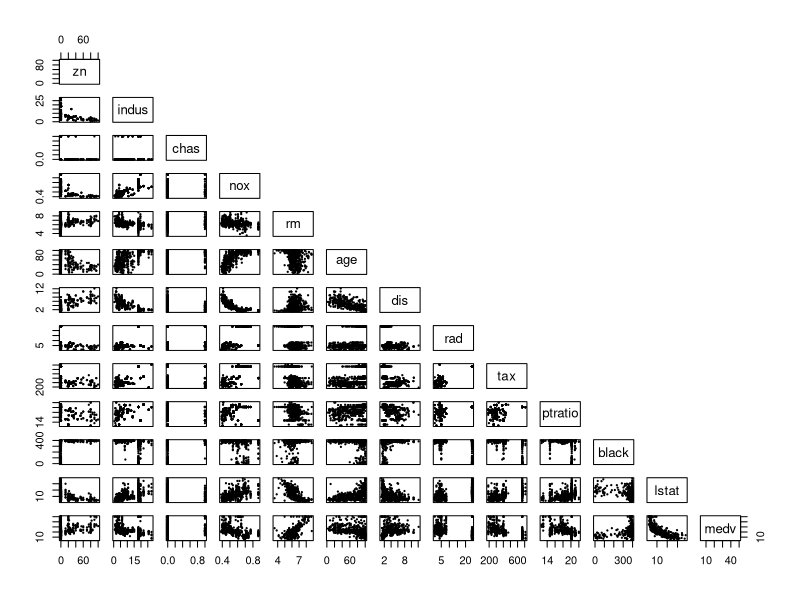
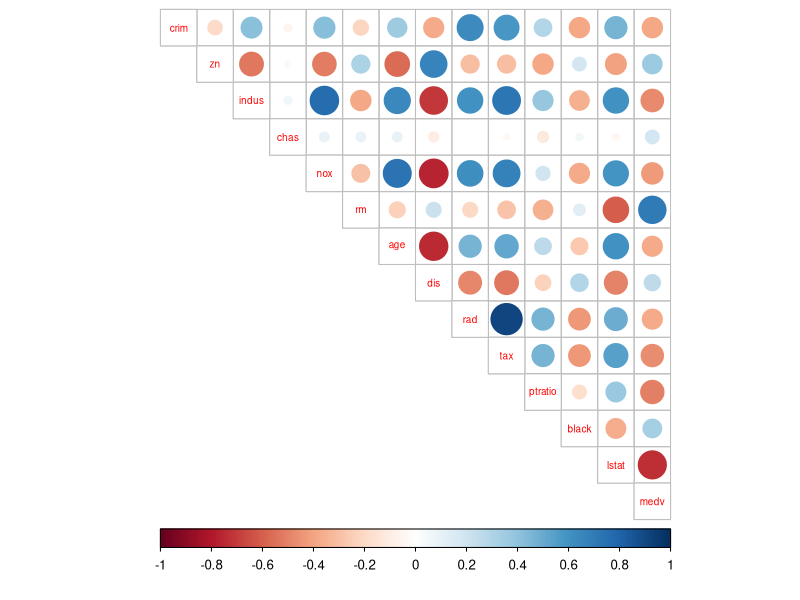

Here is the R script that generated these plots, in order:
## ---- chunk 1
# access the MASS package
library(MASS)

library(tidyverse)
library(ggplot2)
library(corrplot)

getwd()

## ---- chunk 2
date()
## ---- chunk 3

# load the data
data("Boston")

str(Boston)
summary(Boston)

# plot matrix of the variables
pairs(Boston[,c(2:14)], pch = 20, cex=0.4, upper.panel=NULL)

# rounded correlation matrix
cor_matrix<-cor(Boston) %>% round(digits = 2)

# print the correlation matrix
cor_matrix

# visualisation of the correlation matrix
corrplot(cor_matrix, method="circle", type="upper", cl.pos="b", tl.pos="d", tl.cex = 0.6)


## ---- chunk 4


# center and standardize variables
boston_scaled <- scale(Boston)

# summaries of the scaled variables
summary(boston_scaled)

# class of the boston_scaled object
class(boston_scaled)

# change the object to data frame
boston_scaled <- as.data.frame(boston_scaled)


## ---- chunk 5

# summary of the scaled crime rate
summary(boston_scaled$crim)

# create a quantile vector of crim and print it
bins <- quantile(boston_scaled$crim)
bins

# create a categorical variable 'crime'
crime <- cut(boston_scaled$crim, breaks = bins, include.lowest = TRUE, labels = c("low", "med_low", "med_high", "high"))

# look at the table of the new factor crime
table(crime)

# remove original crim from the dataset
boston_scaled <- dplyr::select(boston_scaled, -crim)

# add the new categorical value to scaled data
boston_scaled <- data.frame(boston_scaled, crime)

# number of rows in the Boston dataset 
n <- nrow(boston_scaled)

# choose randomly 80% of the rows
ind <- sample(n,  size = n * 0.8)

# create train set
train <- boston_scaled[ind,]

# create test set 
test <- boston_scaled[-ind,]

# save the correct classes from test data
correct_classes <- test$crime

# remove the crime variable from test data
test <- dplyr::select(test, -crime)


## ---- chunk 6



## ---- chunk 7


## ---- chunk 8
